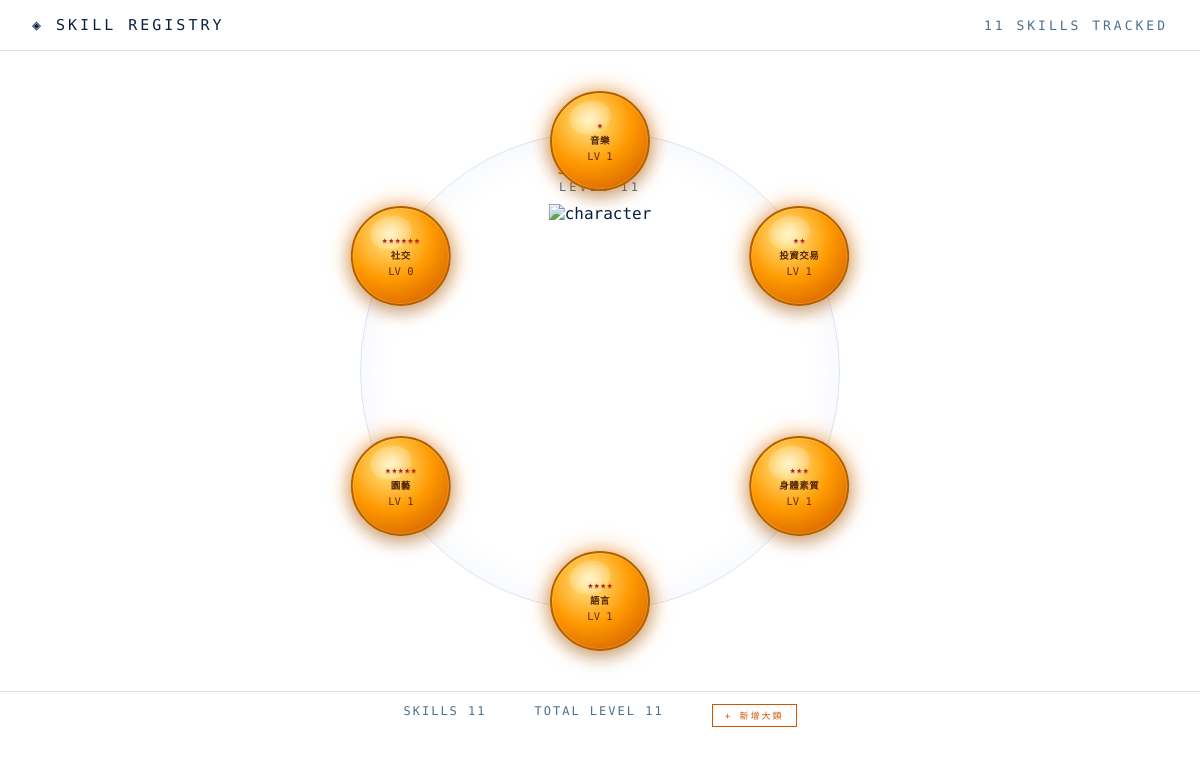
The page / on the database its author committed.
### tables this page shows
CREATE TABLE categories (
            id         INTEGER PRIMARY KEY,
            name       TEXT NOT NULL,
            emoji      TEXT,
            color      TEXT,
            created_at DATETIME DEFAULT CURRENT_TIMESTAMP
        );

### app.py (the view)
@app.route("/")
def index():
    return render_template("index.html",
                           categories=get_all_categories(),
                           character=get_character())

### db.py (called while the page is built)
def get_db():
    conn = sqlite3.connect(DB_PATH)
    conn.row_factory = sqlite3.Row
    return conn

def xp_for_next_level(n):
    return int(100 * (n ** 1.5))

def calc_level(total_xp):
    level = 1
    accumulated = 0
    while level < 20:
        needed = xp_for_next_level(level)
        if accumulated + needed > total_xp:
            break
        accumulated += needed
        level += 1
    if level >= 20:
        return (20, 0, 0)
    current = total_xp - accumulated
    to_next = xp_for_next_level(level)
    return (level, current, to_next)

def get_skill_xp(skill_id):
    with get_db() as conn:
        row = conn.execute(
            "SELECT COALESCE(SUM(xp), 0) as total FROM xp_logs WHERE skill_id = ?",
            (skill_id,)
        ).fetchone()
        return row["total"]

def get_all_categories():
    with get_db() as conn:
        cats = conn.execute("SELECT * FROM categories ORDER BY id").fetchall()
    result = []
    for cat in cats:
        with get_db() as conn:
            skill_ids = conn.execute(
                "SELECT id FROM skills WHERE category_id = ?", (cat["id"],)
            ).fetchall()
        levels = [calc_level(get_skill_xp(s["id"]))[0] for s in skill_ids]
        avg = round(sum(levels) / len(levels), 1) if levels else 0
        result.append({
            "id": cat["id"],
            "name": cat["name"],
            "emoji": cat["emoji"],
            "color": cat["color"],
            "avg_level": avg,
            "skill_count": len(skill_ids),
        })
    return result

def get_character():
    with get_db() as conn:
        skill_ids = conn.execute("SELECT id FROM skills").fetchall()
    total_level = sum(calc_level(get_skill_xp(s["id"]))[0] for s in skill_ids)
    return {
        "name": "STEVEN",
        "total_level": total_level,
        "skill_count": len(skill_ids),
    }

### templates/index.html (shortened to what this page needs)
<!DOCTYPE html>
<html lang="zh-TW">
<head>
  <link rel="stylesheet" href="/static/style.css">
</head>
<body>
<div class="screen">
  <div class="header">
    <span class="title">◈ SKILL REGISTRY</span>
    <span>{{ character.skill_count }} SKILLS TRACKED</span>
  </div>
  <div class="character-arena">
    <div class="character-container">
      <div class="character-name">{{ character.name }}</div>
      <div class="character-level">LEVEL {{ character.total_level }}</div>
      <div class="character-figure">
        <img class="char-full" src="/static/img/character_transparent.png" alt="character">
      </div>
    </div>
    {% for cat in categories %}
    {% set angle = loop.index0 * (360 / categories|length) %}
    {% set ball_num = loop.index %}
    <a class="orb" href="/category/{{ cat.id }}"
       style="--angle: {{ angle }}deg;">
      <div class="orb-inner">
        <div class="db-stars">
          {% for i in range(ball_num) %}<span class="db-star">★</span>{% endfor %}
        </div>
        <div class="orb-name">{{ cat.name }}</div>
        <div class="orb-level">LV {{ cat.avg_level | int }}</div>
      </div>
    </a>
    {% endfor %}
  </div>
  <div class="footer">
    <span>SKILLS {{ character.skill_count }}</span>
    <span>TOTAL LEVEL {{ character.total_level }}</span>
    <button class="btn" style="font-size:9px; padding:4px 12px;" onclick="document.getElementById('add-cat-form').style.display='block'; this.style.display='none'">+ 新增大類</button>
  </div>
</div>
</body>
</html>

### static/style.css (style rules this page uses)
*, *::before, *::after { box-sizing: border-box; margin: 0; padding: 0; }
:root { --bg: #ceeef8; --bg2: rgba(255,255,255,0.72); --border: rgba(0,80,160,0.18); --text: #0a2040; --text-dim: #4a7090; --accent: #d05500; }
body { background: url('/static/img/bg_dragonball.png') center center / cover no-repeat fixed; color: var(--text); font-family: 'Share Tech Mono', 'Courier New', monospace; min-height: 100vh; overflow-x: hidden; }
body::before { display: none; }
.screen { position: relative; z-index: 1; }
.header { display: flex; justify-content: space-between; align-items: center; padding: 16px 32px; border-bottom: 1px solid var(--border); text-transform: uppercase; font-size: 13px; letter-spacing: 3px; color: var(--text-dim); background: rgba(255,255,255,0.45); backdrop-filter: blur(8px); }
.header .title { color: var(--text); font-size: 15px; }
.character-arena { position: relative; width: 600px; height: 600px; margin: 20px auto; }
.character-container { position: absolute; top: 50%; left: 50%; transform: translate(-50%, -50%); text-align: center; user-select: none; }
.character-name { font-size: 17px; letter-spacing: 4px; color: var(--accent); text-shadow: 0 0 12px rgba(200,80,0,0.35); margin-bottom: 2px; }
.character-level { font-size: 12px; letter-spacing: 3px; color: var(--text-dim); margin-bottom: 10px; }
.character-figure { position: relative; display: inline-block; }
.char-full { display: block; height: 380px; width: auto; }
.character-figure::after { display: none; }
.character-container::before { display: none; }
.orb { position: absolute; top: 50%; left: 50%; width: 100px; height: 100px; margin: -50px; --r: 230px; transform: rotate(var(--angle)) translateY(calc(-1 * var(--r))) rotate(calc(-1 * var(--angle))); text-decoration: none; color: inherit; }
.orb-inner { width: 100%; height: 100%; border-radius: 50%; background: radial-gradient( circle at 38% 30%, #ffe88a 0%, #ff9900 48%, #c85000 100% ); border: 2px solid #b06000; box-shadow: 0 0 22px rgba(255,130,0,0.65), 0 5px 18px rgba(0,0,0,0.3), inset 0 0 0 1px rgba(255,255,180,0.18); position: relative; overflow: hidden; display: flex; flex-direction: column; align-items: center; justify-content: center; gap: 3px; transition: transform 0.2s, box-shadow 0.2s; cursor: pointer; }
.orb-inner::before { content: ''; position: absolute; top: 8%; left: 18%; width: 44%; height: 34%; background: radial-gradient(ellipse, rgba(255,255,255,0.58) 0%, rgba(255,255,255,0) 100%); border-radius: 50%; transform: rotate(-15deg); pointer-events: none; }
.db-stars { position: relative; z-index: 1; display: flex; flex-wrap: wrap; justify-content: center; align-items: center; gap: 1px; max-width: 38px; }
.db-star { color: #cc1111; font-size: 9px; text-shadow: 0 1px 2px rgba(0,0,0,0.4); line-height: 1; }
.orb-name { font-size: 9.5px; letter-spacing: 0.5px; color: rgba(70,25,0,0.92); text-transform: uppercase; position: relative; z-index: 1; text-align: center; max-width: 86px; word-break: break-word; font-weight: bold; }
.orb-level { font-size: 10.5px; color: rgba(50,15,0,0.78); position: relative; z-index: 1; }
.footer { display: flex; justify-content: center; gap: 48px; padding: 12px; border-top: 1px solid var(--border); font-size: 12px; letter-spacing: 2px; color: var(--text-dim); text-transform: uppercase; background: rgba(255,255,255,0.45); backdrop-filter: blur(8px); }
.btn { background: transparent; border: 1px solid var(--accent); color: var(--accent); padding: 8px 24px; font-family: inherit; font-size: 11px; letter-spacing: 2px; text-transform: uppercase; cursor: pointer; transition: background 0.15s; }

### rows shown on the page
categories: name "音樂", avg_level "1"
categories: {{ angle }} 60.0 (drawn), name "投資交易", avg_level "1"
categories: {{ angle }} 120.0 (drawn), name "身體素質", avg_level "1"
categories: {{ angle }} 180.0 (drawn), name "語言", avg_level "1"
categories: {{ angle }} 240.0 (drawn), name "園藝", avg_level "1"
categories: {{ angle }} 300.0 (drawn), name "社交", avg_level "0"

### other values the page prints
{{ character.skill_count }} "11"
{{ character.name }} "STEVEN"
{{ character.total_level }} "11"
